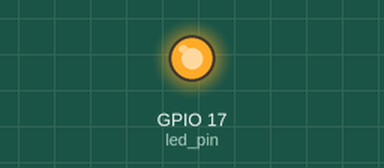
The program below on a simulated Raspberry Pi (BCM pin numbers). On the bench: output pins drawn as LEDs (lit = HIGH).

Above: at 0.05 s.
Timing chart, 0 to 3.0 s (numbered marks = the images above):
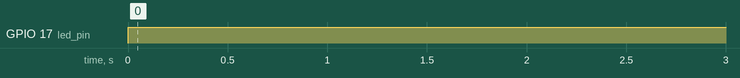

Measured:
- by itself, GPIO 17 (led_pin): LOW → HIGH at 0.00 s

The program:

001_5_gpio_output5.py
```python
'''
gpio17에 led 연결
점멸 비율 조정하여 밝기 변경
Ctrl+C 누르면 프로그램 종료
'''
import RPi.GPIO as GPIO
import time

led_pin = 17
d_time = 0.001
GPIO.setmode(GPIO.BCM)

GPIO.setup(led_pin, GPIO.OUT)

try :
    while True :
        GPIO.output(led_pin, True)
        #print('Led on')
        time.sleep(d_time*9)

        GPIO.output(led_pin, False)
        #print('Led off')
        time.sleep(d_time)

except KeyboardInterrupt :
    print("Key interrupt")
GPIO.cleanup()
print('Program end')
```
